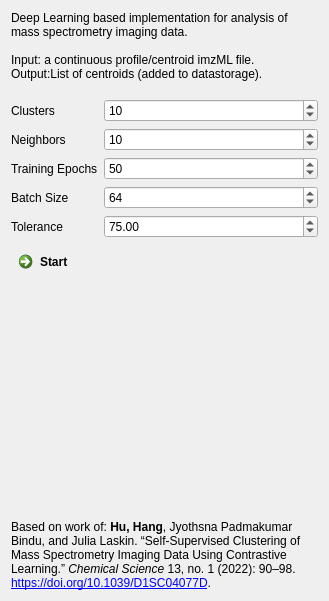
<?xml version="1.0" encoding="UTF-8"?>
<ui version="4.0">
 <class>ViewControls</class>
 <widget class="QWidget" name="ViewControls">
  <property name="geometry">
   <rect>
    <x>0</x>
    <y>0</y>
    <width>329</width>
    <height>601</height>
   </rect>
  </property>
  <property name="windowTitle">
   <string>SimCLR View</string>
  </property>
  <layout class="QVBoxLayout" name="verticalLayout">
   <item>
    <widget class="QLabel" name="label">
     <property name="text">
      <string>Deep Learning based implementation for analysis of mass spectrometry imaging data.

Input: a continuous profile/centroid imzML file.
Output:List of centroids (added to datastorage).</string>
     </property>
     <property name="wordWrap">
      <bool>true</bool>
     </property>
    </widget>
   </item>
   <item>
    <widget class="QmitkMultiNodeSelectionWidget" name="imageSelection" native="true"/>
   </item>
   <item>
    <widget class="QmitkSingleNodeSelectionWidget" name="centroidsSeceltion" native="true"/>
   </item>
   <item>
    <layout class="QFormLayout" name="formLayout">
     <item row="0" column="0">
      <widget class="QLabel" name="num_clusters_label">
       <property name="text">
        <string>Clusters</string>
       </property>
      </widget>
     </item>
     <item row="0" column="1">
      <widget class="QSpinBox" name="num_clusters">
       <property name="maximum">
        <number>10000</number>
       </property>
       <property name="value">
        <number>10</number>
       </property>
      </widget>
     </item>
     <item row="1" column="0">
      <widget class="QLabel" name="num_neighbors_label">
       <property name="text">
        <string>Neighbors</string>
       </property>
      </widget>
     </item>
     <item row="1" column="1">
      <widget class="QSpinBox" name="num_neighbors">
       <property name="maximum">
        <number>10000</number>
       </property>
       <property name="singleStep">
        <number>1</number>
       </property>
       <property name="value">
        <number>10</number>
       </property>
      </widget>
     </item>
     <item row="2" column="0">
      <widget class="QLabel" name="epochs_label">
       <property name="text">
        <string>Training Epochs</string>
       </property>
      </widget>
     </item>
     <item row="2" column="1">
      <widget class="QSpinBox" name="epochs">
       <property name="maximum">
        <number>10000</number>
       </property>
       <property name="value">
        <number>50</number>
       </property>
      </widget>
     </item>
     <item row="3" column="0">
      <widget class="QLabel" name="batch_size_label">
       <property name="text">
        <string>Batch Size</string>
       </property>
      </widget>
     </item>
     <item row="3" column="1">
      <widget class="QSpinBox" name="batch_size">
       <property name="maximum">
        <number>10000</number>
       </property>
       <property name="value">
        <number>64</number>
       </property>
      </widget>
     </item>
     <item row="4" column="1">
      <widget class="QDoubleSpinBox" name="tolerance">
       <property name="maximum">
        <double>1000.000000000000000</double>
       </property>
       <property name="value">
        <double>75.000000000000000</double>
       </property>
      </widget>
     </item>
     <item row="4" column="0">
      <widget class="QLabel" name="tolerance_label">
       <property name="text">
        <string>Tolerance</string>
       </property>
      </widget>
     </item>
    </layout>
   </item>
   <item>
    <widget class="QCommandLinkButton" name="btnRun">
     <property name="text">
      <string>Start</string>
     </property>
    </widget>
   </item>
   <item>
    <spacer name="verticalSpacer">
     <property name="orientation">
      <enum>Qt::Vertical</enum>
     </property>
     <property name="sizeHint" stdset="0">
      <size>
       <width>20</width>
       <height>40</height>
      </size>
     </property>
    </spacer>
   </item>
   <item>
    <widget class="QLabel" name="label_2">
     <property name="text">
      <string>&lt;html&gt;&lt;head/&gt;&lt;body&gt;&lt;p&gt;Based on work of: &lt;span style=&quot; font-weight:600;&quot;&gt;Hu, Hang&lt;/span&gt;, Jyothsna Padmakumar Bindu, and Julia Laskin. “Self-Supervised Clustering of Mass Spectrometry Imaging Data Using Contrastive Learning.” &lt;span style=&quot; font-style:italic;&quot;&gt;Chemical Science&lt;/span&gt; 13, no. 1 (2022): 90–98. &lt;a href=&quot;https://doi.org/10.1039/D1SC04077D&quot;&gt;&lt;span style=&quot; text-decoration: underline; color:#0000ff;&quot;&gt;https://doi.org/10.1039/D1SC04077D&lt;/span&gt;&lt;/a&gt;. &lt;/p&gt;&lt;/body&gt;&lt;/html&gt;</string>
     </property>
     <property name="wordWrap">
      <bool>true</bool>
     </property>
    </widget>
   </item>
  </layout>
 </widget>
 <layoutdefault spacing="6" margin="11"/>
 <customwidgets>
  <customwidget>
   <class>QmitkMultiNodeSelectionWidget</class>
   <extends>QWidget</extends>
   <header>QmitkMultiNodeSelectionWidget.h</header>
   <container>1</container>
  </customwidget>
  <customwidget>
   <class>QmitkSingleNodeSelectionWidget</class>
   <extends>QWidget</extends>
   <header>QmitkSingleNodeSelectionWidget.h</header>
   <container>1</container>
  </customwidget>
 </customwidgets>
 <resources/>
 <connections/>
</ui>
